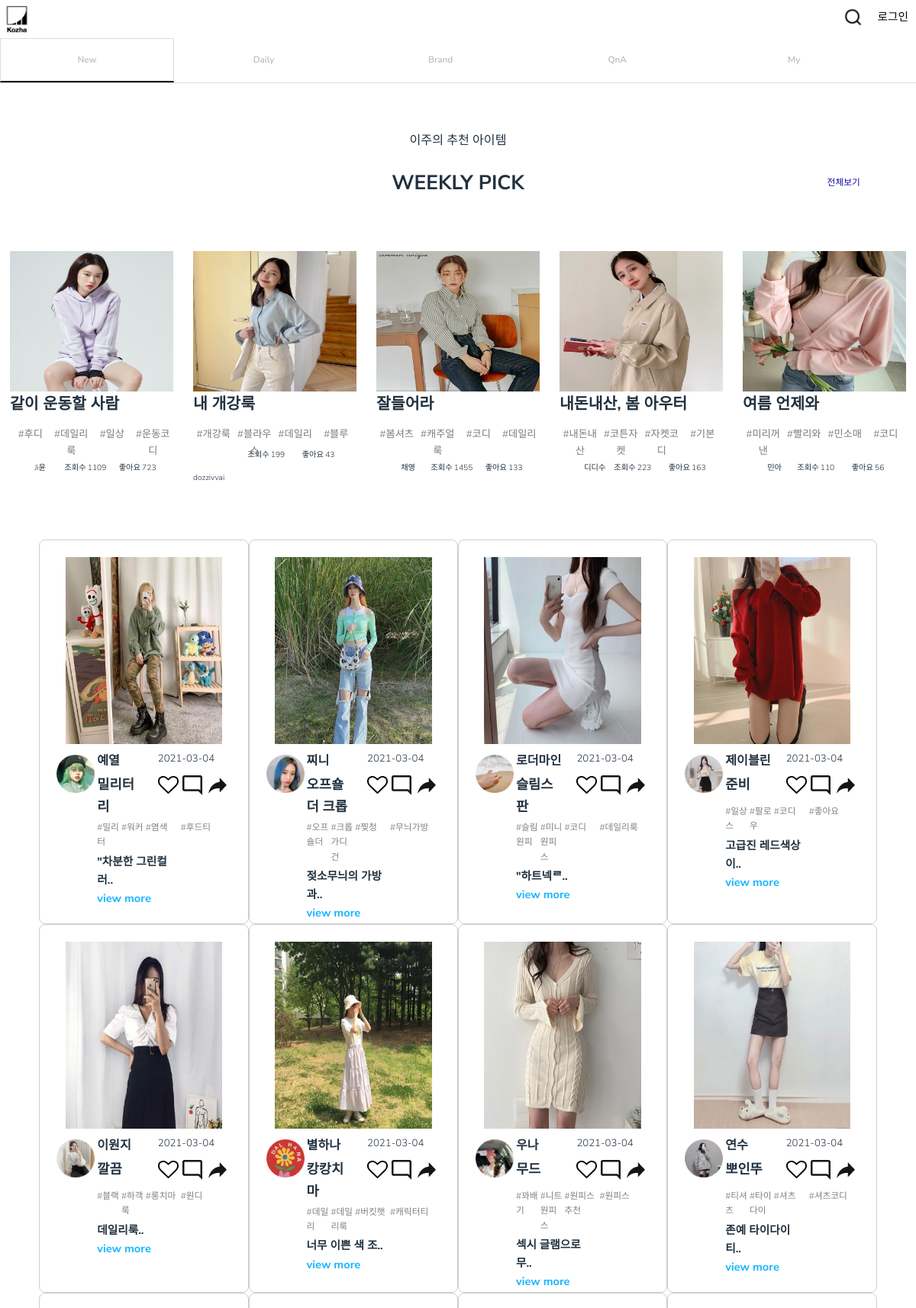
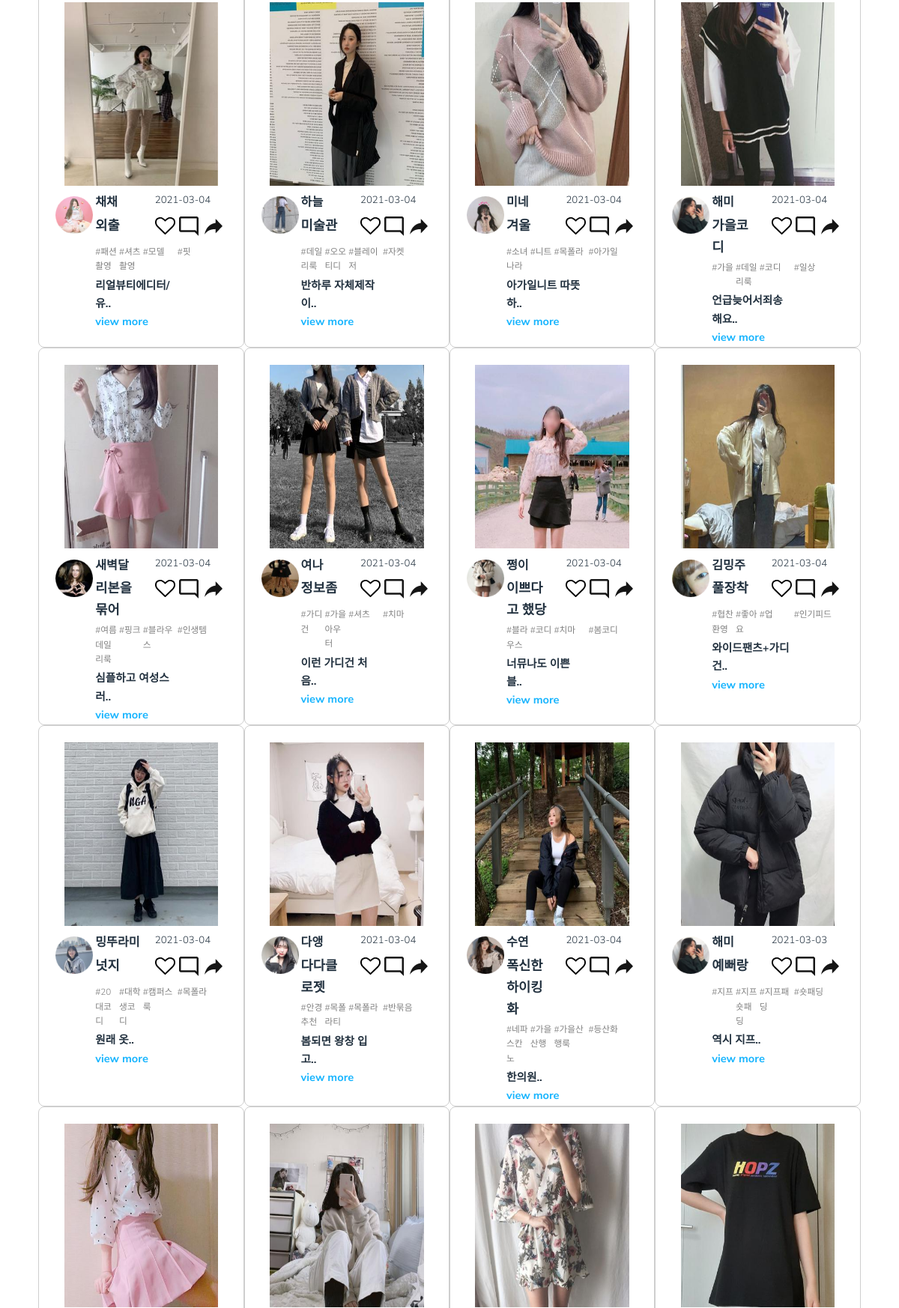
/index (upper part), run on the app's committed database (2 pictures, top to bottom).
### kozha/models.py (models this page shows, shortened)
class Post(db.Model):
    id = db.Column(db.Integer, primary_key=True)
    title = db.Column(db.String(100), nullable=False)
    date_posted = db.Column(db.DateTime, nullable=False, default=datetime.utcnow())
    content = db.Column(db.Text, nullable=False)
    style = db.Column(db.String(30), nullable=False, default='베이직')
    tags = db.relationship('Hashtag', secondary=tags, backref=db.backref('tagging', lazy='dynamic'))
    content_img = db.Column(db.String(20), nullable=False, default='dummy_post.jpg')
    user_id = db.Column(db.Integer, db.ForeignKey('user.id'), nullable=False)

class User(db.Model, UserMixin):
    id = db.Column(db.Integer, primary_key=True)
    username = db.Column(db.String(20), unique=True, nullable=False)
    email = db.Column(db.String(120), unique=True, nullable=False)
    image_file = db.Column(db.String(20), nullable = False, default='dummy.jpg')
    password = db.Column(db.String(60), nullable=False)
    style = db.Column(db.String(30), nullable=False, default='베이직')
    posts = db.relationship('Post', backref='author', lazy=True)
    profile = db.Column(db.Text(), default='User Profile')

class Hashtag(db.Model):
    id = db.Column(db.Integer, primary_key=True)
    tagname = db.Column(db.String(20), nullable = False)

### kozha/routes.py (the view)
@app.route("/")
@app.route("/index", methods=['GET','POST'])
def home():
    posts = Post.query.all()
    posts = reversed(posts)
    return render_template('index.html', tite='Home', posts=posts)

### kozha/templates/index.html (shortened to what this page needs)
{% extends "layout.html" %}
{% block weekly %}
<section id="content1">
	<div class="inner">
		<h4>이주의 추천 아이템</h4>
		<div class="inner-text">
			<div></div>
			<div>WEEKLY PICK</div>
			<div>전체보기</div>
		</div>
	</div>
	<ul class="gridshow-container">
		<li>
			<dl>
				<dd class="img"><img src="{{url_for('static', filename='images/main-11.png') }}"></dd>
				<dt class="title">같이 운동할 사람</dt>
				<dd class="tag">
					<div>#후디</div>
					<div>#데일리룩</div>
					<div>#일상</div>
					<div>#운동코디</div>
				</dd>
				<dd class="btm">
					<div>
						<div id="main-content-p-img"><img
								src="{{ url_for('static', filename='images/main-p-11.png') }}"></div>
						<div>Ji윤</div>
					</div>
					<div>
						<div>조회수</div>
						<div>1109</div>
					</div>
					<div>
						<div>좋아요</div>
						<div>723</div>
					</div>
				</dd>
			</dl>
		</li>
		<li>
			<dl>
				<dd class="img"><img src="{{url_for('static', filename='images/main-22.png') }}"></dd>
				<dt class="title">내 개강룩</dt>
				<dd class="tag">
					<div>#개강룩</div>
					<div>#블라우스</div>
					<div>#데일리</div>
					<div>#블루</div>
				</dd>
				<dd class="btm">
					<div>
						<div id="main-content-p-img"><img
								src="{{ url_for('static', filename='images/main-p-22.png') }}"></div>
						<div>dozzivvai</div>
					</div>
					<div>
						<div>조회수</div>
						<div>199</div>
					</div>
					<div>
						<div>좋아요</div>
						<div>43</div>
					</div>
				</dd>
			</dl>
		</li>
		<li>
			<dl>
				<dd class="img"><img src="{{url_for('static', filename='images/main-33.png') }}"></dd>
				<dt class="title">잘들어라</dt>
				<dd class="tag">
					<div>#봄셔츠</div>
					<div>#캐주얼룩</div>
					<div>#코디</div>
					<div>#데일리</div>
				</dd>
				<dd class="btm">
					<div>
						<div id="main-content-p-img"><img
								src="{{ url_for('static', filename='images/main-p-33.png') }}"></div>
						<div>채영</div>
					</div>
					<div>
						<div>조회수</div>
						<div>1455</div>
					</div>
					<div>
						<div>좋아요</div>
						<div>133</div>
					</div>
				</dd>
			</dl>
		</li>
		<li>
			<dl>
				<dd class="img"><img src="{{url_for('static', filename='images/main-44.png') }}"></dd>
				<dt class="title">내돈내산, 봄 아우터</dt>
				<dd class="tag">
					<div>#내돈내산</div>
					<div>#코튼자켓</div>
					<div>#자켓코디</div>
					<div>#기본</div>
				</dd>
				<dd class="btm">
					<div>
						<div id="main-content-p-img"><img
								src="{{ url_for('static', filename='images/main-p-55.png') }}"></div>
						<div>디디수</div>
					</div>
					<div>
						<div>조회수</div>
						<div>223</div>
					</div>
					<div>
						<div>좋아요</div>
						<div>163</div>
					</div>
				</dd>
			</dl>
		</li>
		<li>
			<dl>
				<dd class="img"><img src="{{url_for('static', filename='images/main-55.png') }}"></dd>
				<dt class="title">여름 언제와</dt>
				<dd class="tag">
					<div>#미리꺼낸</div>
					<div>#빨리와</div>
					<div>#민소매</div>
					<div>#코디</div>
				</dd>
				<dd class="btm">
					<div>
						<div id="main-content-p-img"><img
								src="{{ url_for('static', filename='images/main-p-44.png') }}"></div>
						<div style="text-align: center;">민아</div>
					</div>
					<div>
						<div>조회수</div>
						<div>110</div>
					</div>
					<div>
						<div>좋아요</div>
						<div>56</div>
					</div>
				</dd>
			</dl>
		</li>
	</ul>
</section>
{% endblock weekly %}
{% block content %}
<section id="galleries">
	<div class="gallery">
		<div class="content">
			{% for post in posts %}
			<div class="media">
				<a class="a-main-img" href="{{ url_for('post', post_id=post.id) }}">
					<img class="main-img" src="{{ url_for('static', filename='update_pics/'+post.content_img) }}" alt=""
						title="This right here is a caption." />
				</a>
				<div class="user_information">
					<div class="box1"><img
							src="{{ url_for('static', filename = 'profile_pics/' + post.author.image_file) }}"></div>
					<div class="box2">{{ post.author.username }}</div>
					<div class="box3">{{ post.date_posted.strftime('%Y-%m-%d') }}</div>
					<div class="box4">
						<div class="b1">
							<div class="like-heart-btn">
							</div>
						</div>
					</div>
					<div class="box5"><img src="{{ url_for('static', filename='images/comment_button.png') }}"></div>
					<div class="box6"><img src="{{ url_for('static', filename='images/share_button.png') }}"></div>
					<div class="box7">{{ post.title }}</div>
					<div class="box9">{{ post.tags[0].tagname }}</div>
					<div class="box10">{{ post.tags[1].tagname }}</div>
					<div class="box15">{{ post.tags[2].tagname }}</div>
					<div class="box16">{{ post.tags[3].tagname }}</div>
					<div class="box11">{{ post.content[:9] }}..<a href="{{ url_for('post', post_id = post.id) }}">view
							more</a></div>
					<div class="box12"></div>
				</div>
			</div>
			{% endfor %}
		</div>
	</div>
</section>
</section>
{% endblock content %}

### data on the page
Post: content_img (picture), image_file (picture), author.username "예열", date_posted "2021-03-04", title "밀리터리", tagname "#밀리터", tagname "#워커", tagname "#염색", tagname "#후드티", content "\"차분한 그린컬러"
Post: content_img (picture), image_file (picture), author.username "찌니", date_posted "2021-03-04", title "오프숄더 크롭", tagname "#오프숄더", tagname "#크롭가디건", tagname "#찢청", tagname "#무늬가방", content "젖소무늬의 가방과"
Post: content_img (picture), image_file (picture), author.username "로더마인", date_posted "2021-03-04", title "슬림스판", tagname "#슬림원피", tagname "#미니원피스", tagname "#코디", tagname "#데일리룩", content "\"하트넥ᄅ"
Post: content_img (picture), image_file (picture), author.username "제이블린", date_posted "2021-03-04", title "준비", tagname "#일상스", tagname "#팔로우", tagname "#코디", tagname "#좋아요", content "고급진 레드색상이"
Post: content_img (picture), image_file (picture), author.username "이원지", date_posted "2021-03-04", title "깔끔", tagname "#블랙", tagname "#하객룩", tagname "#롱치마", tagname "#원디", content "데일리룩"
Post: content_img (picture), image_file (picture), author.username "별하나", date_posted "2021-03-04", title "캉캉치마", tagname "#데일리", tagname "#데일리룩", tagname "#버킷햇", tagname "#캐릭터티", content "너무 이쁜 색 조"
Post: content_img (picture), image_file (picture), author.username "우나", date_posted "2021-03-04", title "무드", tagname "#꽈배기", tagname "#니트원피스", tagname "#원피스추천", tagname "#원피스", content "섹시 글램으로 무"
Post: content_img (picture), image_file (picture), author.username "연수", date_posted "2021-03-04", title "뽀인뚜", tagname "#티셔츠", tagname "#타이다이", tagname "#셔츠", tagname "#셔츠코디", content "존예 타이다이 티"
Post: content_img (picture), image_file (picture), author.username "채채", date_posted "2021-03-04", title "외출", tagname "#패션촬영", tagname "#셔츠촬영", tagname "#모델", tagname "#핏", content "리얼뷰티에디터/유"
Post: content_img (picture), image_file (picture), author.username "하늘", date_posted "2021-03-04", title "미술관", tagname "#데일리룩", tagname "#오오티디", tagname "#블레이저", tagname "#자켓", content "반하루 자체제작이"
Post: content_img (picture), image_file (picture), author.username "미네", date_posted "2021-03-04", title "겨울", tagname "#소녀나라", tagname "#니트", tagname "#목폴라", tagname "#아가일", content "아가일니트 따뜻하"
Post: content_img (picture), image_file (picture), author.username "해미", date_posted "2021-03-04", title "가을코디", tagname "#가을", tagname "#데일리룩", tagname "#코디", tagname "#일상", content "언급늦어서죄송해요"
Post: content_img (picture), image_file (picture), author.username "새벽달", date_posted "2021-03-04", title "리본을 묶어", tagname "#여름데일리룩", tagname "#핑크", tagname "#블라우스", tagname "#인생템", content "심플하고 여성스러"
Post: content_img (picture), image_file (picture), author.username "여나", date_posted "2021-03-04", title "정보좀", tagname "#가디건", tagname "#가을아우터", tagname "#셔츠", tagname "#치마", content "이런 가디건 처음"
Post: content_img (picture), image_file (picture), author.username "쩡이", date_posted "2021-03-04", title "이쁘다고 했당", tagname "#블라우스", tagname "#코디", tagname "#치마", tagname "#봄코디", content "너뮤나도 이쁜 블"
Post: content_img (picture), image_file (picture), author.username "김밍주", date_posted "2021-03-04", title "풀장착", tagname "#협찬환영", tagname "#좋아요", tagname "#업", tagname "#인기피드", content "와이드팬츠+가디건"
Post: content_img (picture), image_file (picture), author.username "밍뚜라미", date_posted "2021-03-04", title "넛지", tagname "#20대코디", tagname "#대학생코디", tagname "#캠퍼스룩", tagname "#목폴라", content "원래 옷"
Post: content_img (picture), image_file (picture), author.username "다앵", date_posted "2021-03-04", title "다다클로젯", tagname "#안경추천", tagname "#목폴라티", tagname "#목폴라", tagname "#반묶음", content "봄되면 왕창 입고"
Post: content_img (picture), image_file (picture), author.username "수연", date_posted "2021-03-04", title "폭신한 하이킹화", tagname "#네파스칸노", tagname "#가을산행", tagname "#가을산행룩", tagname "#등산화", content "한의원"
Post: content_img (picture), image_file (picture), author.username "해미", date_posted "2021-03-03", title "예뻐랑", tagname "#지프", tagname "#지프숏패딩", tagname "#지프패딩", tagname "#숏패딩", content "역시 지프"
Post: content_img (picture)
Post: content_img (picture)
Post: content_img (picture)
Post: content_img (picture)
